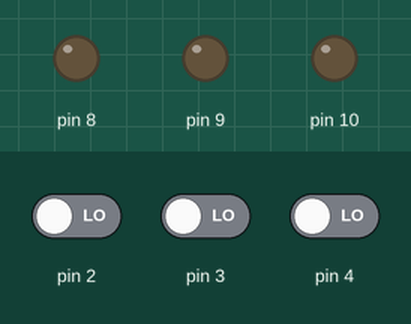
The sketch below on a simulated Arduino Uno, built with avr-gcc and run on an emulated ATmega328P. Shown: output pins drawn as LEDs (lit = HIGH). The test bench sets the inputs (shaded band); at power-on: pin 2 LOW, pin 3 LOW, pin 4 LOW.

Above: at 1.2 s.
1.3 s: pin 2 driven HIGH
At 2.1 s:
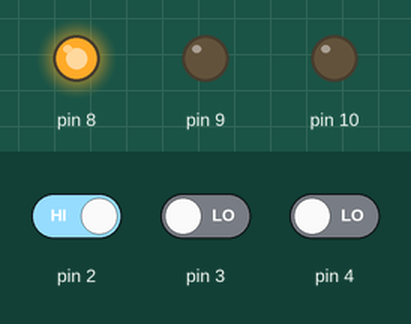
2.8 s: pin 3 driven HIGH
At 3.3 s:
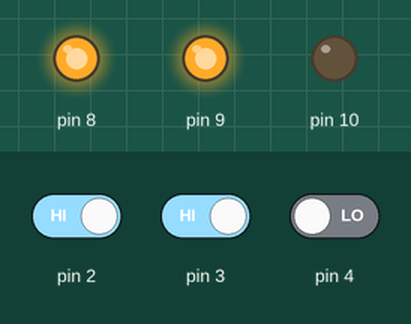
4.3 s: pin 4 driven HIGH
At 5.5 s:
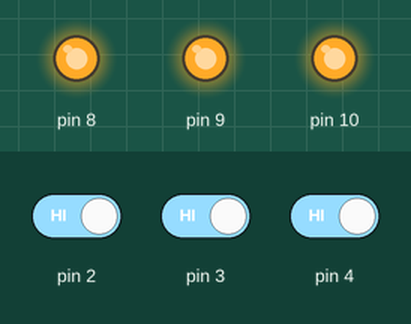
5.8 s: pin 4 driven LOW
At 6.8 s:
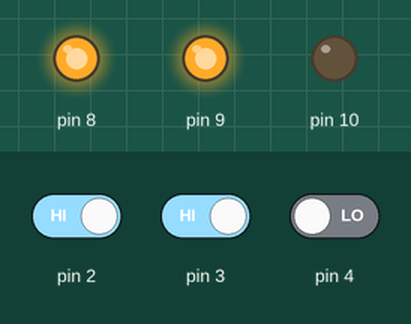
7.3 s: pin 3 driven LOW
At 7.9 s:
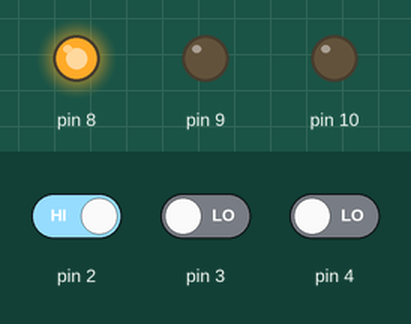
Timing chart, 0 to 9.8 s (numbered marks = the images above; inputs shaded):
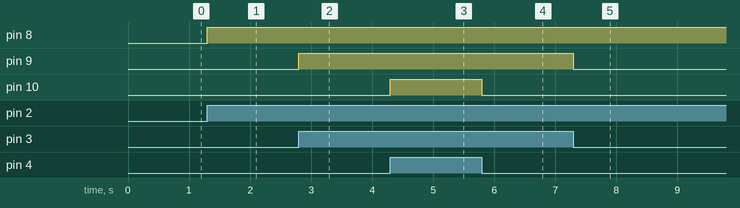

Measured:
- after the input at 1.3 s, pin 8: LOW → HIGH at once
- after the input at 2.8 s, pin 9: LOW → HIGH at once
- after the input at 4.3 s, pin 10: LOW → HIGH at once
- after the input at 5.8 s, pin 10: HIGH → LOW at once
- after the input at 7.3 s, pin 9: HIGH → LOW at once

The sketch:

waterlevel.ino
```cpp
void setup() {
  pinMode(2,INPUT);
  pinMode(3,INPUT);
  pinMode(4,INPUT);
  pinMode(8,OUTPUT);
  pinMode(9,OUTPUT);
  pinMode(10,OUTPUT);
}

void loop()
{
  int low=digitalRead(2);
int medium=digitalRead(3);
int full=digitalRead(4);
if(low==1 & medium==0 & full==0)
  {
    digitalWrite(8,1);
     digitalWrite(9,0);
  digitalWrite(10,0);

  }
  if(medium==1 & low==1 & full==0)
{
  digitalWrite(8,1);
  digitalWrite(9,1);
  digitalWrite(10,0);
}
   if(full==1 & medium==1 & low==1)
  {
  digitalWrite(8,1);
  digitalWrite(9,1);
  digitalWrite(10,1);
  }
  if(full==0 & medium==0 & low==0)
  {
  digitalWrite(8,0);
  digitalWrite(9,0);
  digitalWrite(10,0);
  }

}
```
